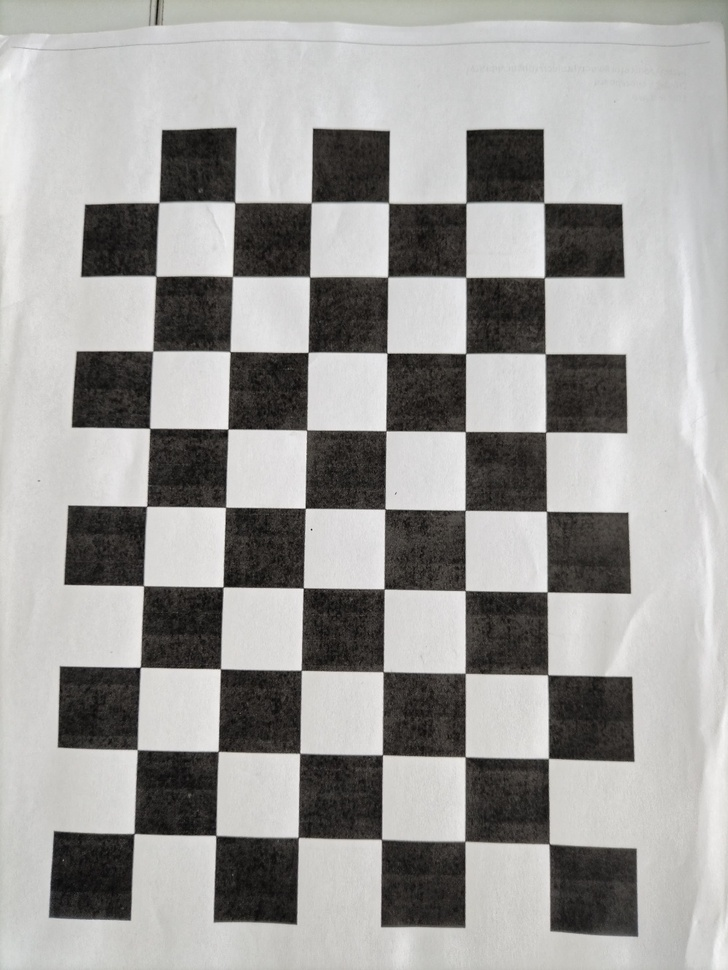
#> input picture taller-calibracion-camaras/chessboard/00.jpg, 728 x 970 px, shrunk from 1000 x 1333 before the run; its folder holds only this picture in this run
$ jupyter execute taller-calibracion-camaras.ipynb
#> lines starting #> are read from the running program, lines starting #| are printed output that depends on the picture; long printed decimals are rounded
# 📘 Taller de Calibración de Cámaras con Tablero de Ajedrez

## 1. Introducción
La calibración de cámaras es un proceso fundamental en **visión por computador** para estimar los parámetros intrínsecos (focal, centro óptico, distorsión) y extrínsecos (posición y orientación en el espacio) de una cámara.
Un método clásico y robusto consiste en usar un **patrón de tablero de ajedrez (checkerboard)** impreso y fotografiado desde múltiples ángulos.

---

## 2. Objetivos del Taller
- Comprender qué es la calibración y por qué es necesaria.
- Aprender a capturar imágenes de un tablero de ajedrez para calibración.
- Implementar un pipeline de calibración con **OpenCV**.
- Analizar y validar los parámetros obtenidos.

---

## 3. Conceptos Básicos
- **Parámetros intrínsecos**:
  - Longitud focal ($f_x, f_y$).
  - Centro óptico ($c_x, c_y$).
  - Distorsión radial y tangencial.

- **Parámetros extrínsecos**:
  - Rotación y traslación de la cámara respecto al tablero.

- **Proyección pinhole**:
  $$
  s \begin{bmatrix} u \\ v \\ 1 \end{bmatrix} =
  K [R|t] \begin{bmatrix} X \\ Y \\ Z \\ 1 \end{bmatrix}
  $$

---

## 4. Materiales Necesarios
- Cámara (webcam, celular, cámara industrial).
- Tablero de ajedrez impreso (ej: 9x6 esquinas internas).
- Software:
  - [OpenCV](https://docs.opencv.org/master/dc/dbb/tutorial_py_calibration.html)
  - [NumPy](https://numpy.org/)
  - [Matplotlib](https://matplotlib.org/)

---

## 5. Procedimiento Paso a Paso

### 5.1. Captura de Imágenes
1. Imprime un tablero de ajedrez (ej: 9x6).
2. Captura al menos **15–20 imágenes** desde distintos ángulos y posiciones.
3. Evita reflejos y asegúrate de que el patrón esté bien enfocado.

### 5.2. Detección de Esquinas
- OpenCV ofrece `cv2.findChessboardCorners()` para localizar las esquinas internas del tablero.

### 5.3. Calibración
- Usar `cv2.calibrateCamera()` con las esquinas detectadas.

### 5.4. Validación
- Calcular error de reproyección.
- Aplicar `cv2.undistort()` para comprobar la corrección de distorsión.

## 7. Documentación y Recursos
- OpenCV Camera Calibration Tutorial: [https://docs.opencv.org/4.x/dc/dbb/tutorial_py_calibration.html](https://docs.opencv.org/4.x/dc/dbb/tutorial_py_calibration.html)
- Zhang, Z. (2000). *A flexible new technique for camera calibration*. IEEE Transactions on Pattern Analysis and Machine Intelligence.
- Wikipedia: [Camera Reprojection Error](https://en.wikipedia.org/wiki/Reprojection_error)
- Librerías útiles:
  - `opencv-python`
  - `numpy`
  - `matplotlib`

---

## 8. Actividad Final
1. Calibra tu cámara con las imágenes que tomes.
2. Calcula el error medio de reproyección.
3. Aplica la corrección a un video en tiempo real con `cv2.VideoCapture`.
4. Discute en clase las diferencias entre la imagen original y la corregida.

# Desarrollo
## Entorno virual
```sh
python -m venv venv
```

Linux/Unix:
```sh
source venv/bin/activate
```

Windows:
```powershell
.\venv\Scripts\activate
```

## Requiriements
Linux/Unix:
```sh
sudo apt update
sudo apt install -y libgl1
pip install -r requirements.txt
```

## Code

[cell 1]
import cv2
import numpy as np
import glob

# Definir dimensiones del tablero (esquinas internas)
chessboard_size = (9, 6)

# Criterio de terminación de subpixeles
criteria = (cv2.TERM_CRITERIA_EPS + cv2.TERM_CRITERIA_MAX_ITER, 30, 0.001)

# Preparar puntos 3D (0,0,0 ... 8,5,0)
objp = np.zeros((np.prod(chessboard_size), 3), np.float32)
objp[:, :2] = np.mgrid[0:chessboard_size[0], 0:chessboard_size[1]].T.reshape(-1, 2)

objpoints = [] # Puntos 3D
imgpoints = [] # Puntos 2D

# Cargar imágenes del tablero
images = glob.glob('chessboard/*.jpg')

for fname in images:
    img = cv2.imread(fname)
#> img is the input picture: shape (970, 728, 3); mean B, G, R 154.8, 156.9, 157.9
    gray = cv2.cvtColor(img, cv2.COLOR_BGR2GRAY)

    ret, corners = cv2.findChessboardCorners(gray, chessboard_size, None)
#> ret = True; corners = 54 rows, first 8: [134, 833.5], [137.1, 749.6], [140.2, 667.3], [143.4, 585.7], [146.5, 506.4], [149.7, 428.3], [152.8, 351.1], [155.7, 276.1]
    if ret:
        objpoints.append(objp)
        corners2 = cv2.cornerSubPix(gray, corners, (11, 11), (-1, -1), criteria)
#> corners2 = 54 rows, first 8: [134, 833.5], [137.3, 749.6], [140.2, 667.2], [143.5, 585.7], [146.6, 506.3], [149.6, 428.3], [152.7, 351.2], [155.8, 276.2]
        imgpoints.append(corners2)

# Calibración
ret, mtx, dist, rvecs, tvecs = cv2.calibrateCamera(objpoints, imgpoints, gray.shape[::-1], None, None)
#> ret = 0.251; mtx = [[835.7, 0, 349.7], [0, 834, 506.9], [0, 0, 1]]; dist = [[0.134, -1.25, -0.000991, 0.00137, 3.23]]; rvecs = ([-0.101, -0.0571, -1.56],); tvecs = ([-2.62, 3.97, 10.15],)

print("Matriz de la cámara:\n", mtx)
#| Matriz de la cámara:
#|  [[835.662   0.         349.709]
#|  [  0.         834.024 506.897]
#|  [  0.           0.           1.        ]]
print("Coeficientes de distorsión:\n", dist)
#| Coeficientes de distorsión:
#|  [[ 1.33591720e-01 -1.25155064e+00 -9.90809545e-04  1.36936136e-03
#|    3.22834644e+00]]

# Corrección de una imagen de prueba
img = cv2.imread(images[0])
h, w = img.shape[:2]
newcameramtx, roi = cv2.getOptimalNewCameraMatrix(mtx, dist, (w,h), 1, (w,h))
#> newcameramtx = [[837.7, 0, 350.5], [0, 853.2, 502.3], [0, 0, 1]]; roi = (42, 63, 629, 869)

dst = cv2.undistort(img, mtx, dist, None, newcameramtx)
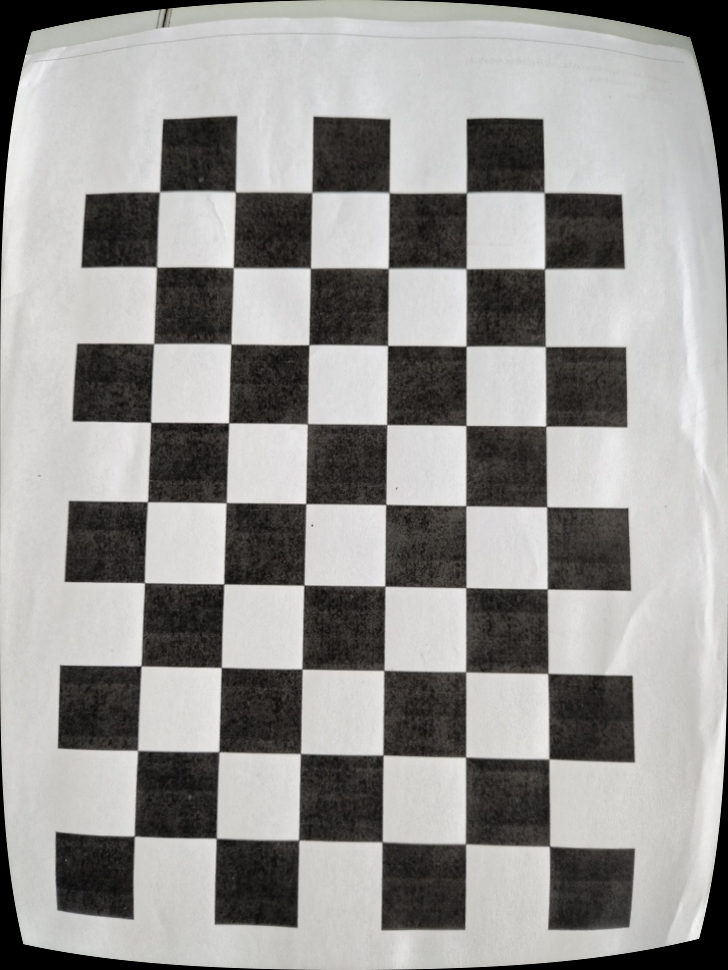
#> dst: shape (970, 728, 3); mean B, G, R 147, 149, 150.1
cv2.imwrite('calibrated_result.jpg', dst)
#> Out = True


$ run again, on taller-calibracion-camaras/chessboard/04.jpg
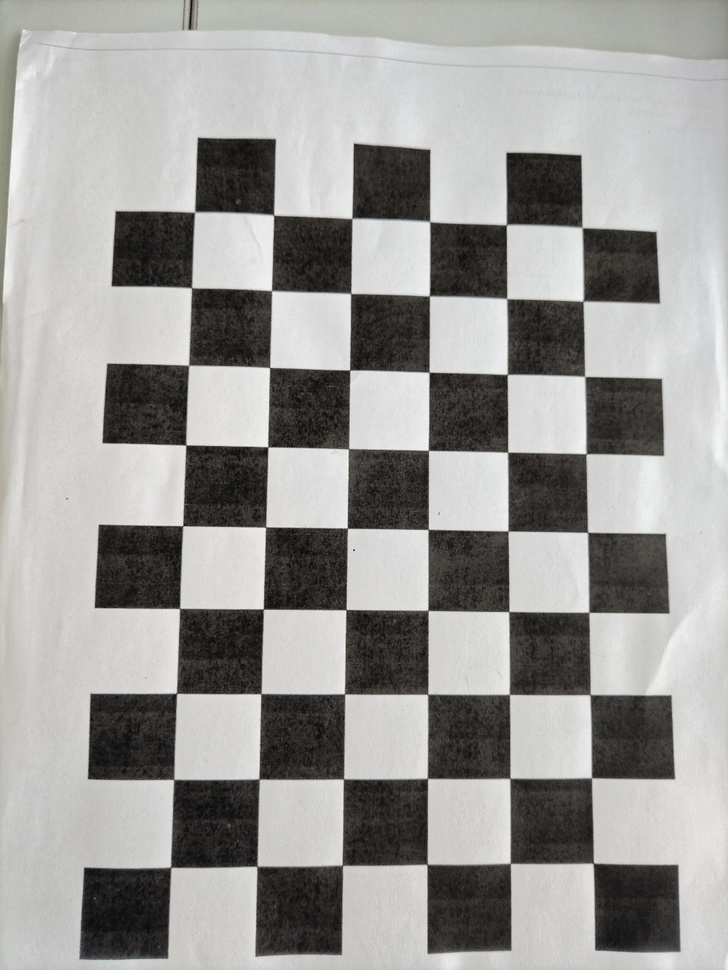
#> input picture taller-calibracion-camaras/chessboard/04.jpg, 728 x 970 px, shrunk from 1000 x 1333 before the run
#> img is the input picture: shape (970, 728, 3); mean B, G, R 152.5, 154.9, 155.6
#> `ret, corners = cv2.findChessboardCorners(gray, chessboard_size, None)`: ret = True; corners = 54 rows, first 8: [170.6, 867.1], [173.6, 779.5], [176.4, 693.3], [179.5, 608.4], [182.7, 525.8], [185.8, 445.1], [188.6, 365.3], [191.6, 287.9]
#> corners2 = 54 rows, first 8: [170.7, 867.3], [173.7, 779.4], [176.4, 693.2], [179.6, 608.4], [182.7, 525.7], [185.7, 445], [188.6, 365.2], [191.6, 287.8]
#> `ret, mtx, dist, rvecs, tvecs = cv2.calibrateCamera(objpoints, imgpoint..`: ret = 0.256; mtx = [[681.2, 0, 358.6], [0, 676, 494.3], [0, 0, 1]]; dist = [[0.0769, -0.42, -0.00127, 0.00188, 0.602]]; rvecs = ([-0.0288, -0.117, -1.55],); tvecs = ([-2.19, 4.37, 7.9],)
#| Matriz de la cámara:
#|  [[681.249   0.         358.558]
#|  [  0.         675.981 494.316]
#|  [  0.           0.           1.        ]]
#| Coeficientes de distorsión:
#|  [[ 0.07691 -0.4199  -0.001271   0.001881  0.6015]]
#> newcameramtx = [[681.9, 0, 359.7], [0, 682.3, 492.2], [0, 0, 1]]; roi = (22, 27, 681, 918)
#> `dst = cv2.undistort(img, mtx, dist, None, newcameramtx)`:
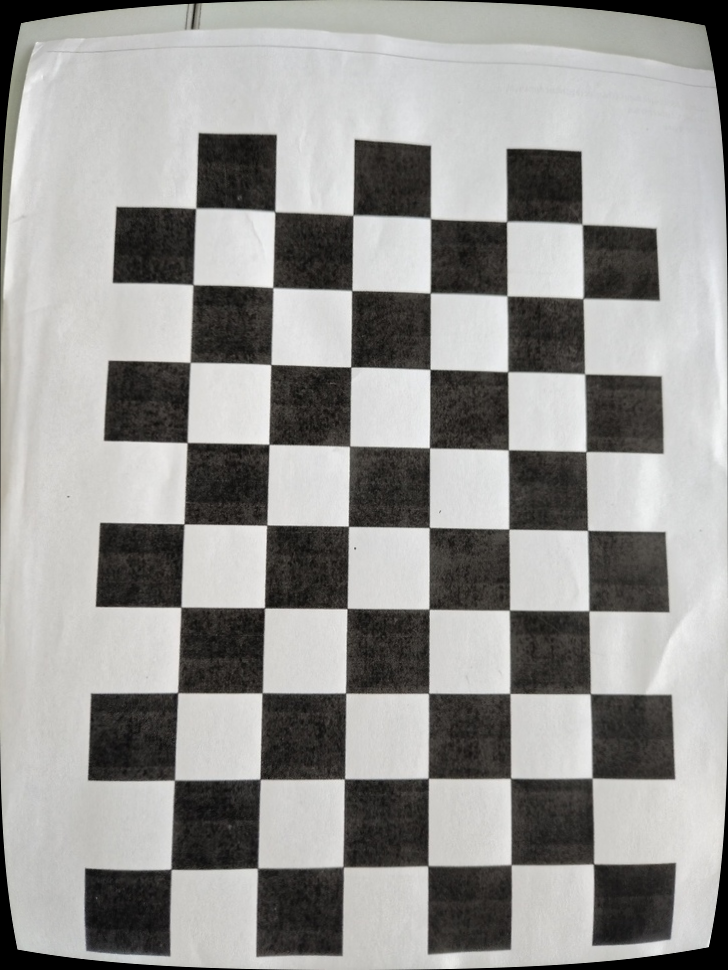
#> dst: shape (970, 728, 3); mean B, G, R 148.3, 150.6, 151.3
#> Out = True

$ run again, on taller-calibracion-camaras/chessboard/05.jpg
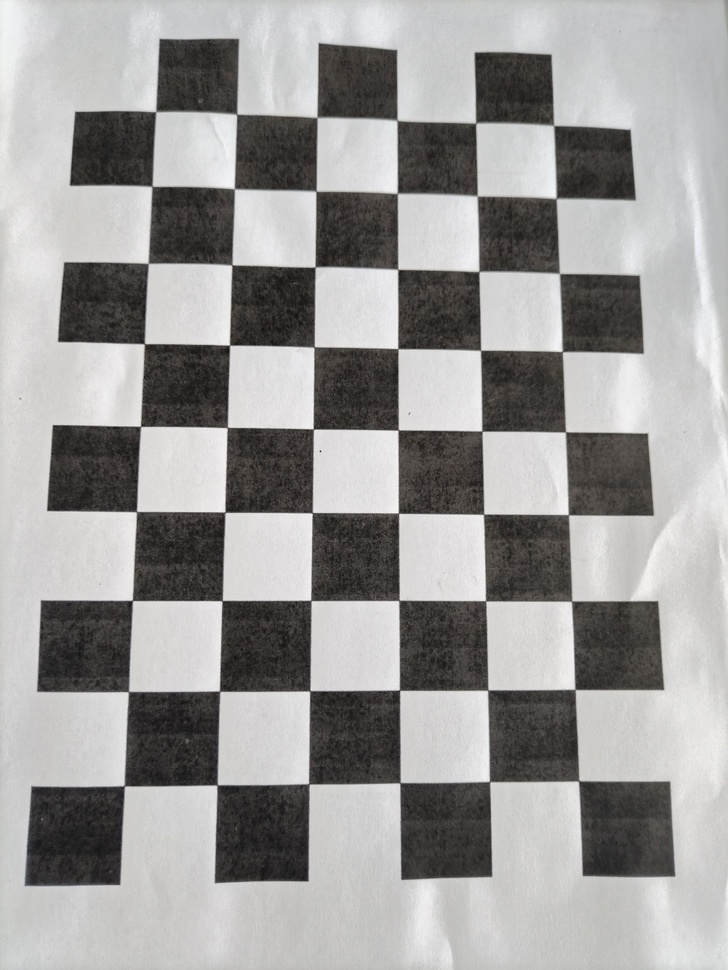
#> input picture taller-calibracion-camaras/chessboard/05.jpg, 728 x 970 px, shrunk from 1000 x 1333 before the run
#> img is the input picture: shape (970, 728, 3); mean B, G, R 154, 155.3, 156.5
#> `ret, corners = cv2.findChessboardCorners(gray, chessboard_size, None)`: ret = True; corners = 54 rows, first 8: [131, 779], [127.5, 692.6], [131.2, 599.9], [137.1, 510.5], [140.6, 425.8], [143.8, 344.1], [147.4, 262.3], [150.8, 187.5]
#> corners2 = 54 rows, first 8: [124.3, 785.8], [128.5, 691.6], [132.3, 600.4], [136.5, 511.6], [140.5, 426.4], [144.3, 343.7], [148.2, 263.3], [152, 186.4]
#> `ret, mtx, dist, rvecs, tvecs = cv2.calibrateCamera(objpoints, imgpoint..`: ret = 0.274; mtx = [[603.5, 0, 343.7], [0, 595.5, 461.4], [0, 0, 1]]; dist = [[0.0662, -0.315, -0.000247, 0.00153, 0.4]]; rvecs = ([-0.0568, -0.127, -1.56],); tvecs = ([-2.38, 3.56, 6.54],)
#| Matriz de la cámara:
#|  [[603.460   0.         343.725]
#|  [  0.         595.458 461.430]
#|  [  0.           0.           1.        ]]
#| Coeficientes de distorsión:
#|  [[ 6.61886384e-02 -3.15321548e-01 -2.47134926e-04  1.52661637e-03
#|    4.00192670e-01]]
#> newcameramtx = [[604.5, 0, 344.8], [0, 607.1, 464.9], [0, 0, 1]]; roi = (34, 34, 641, 877)
#> `dst = cv2.undistort(img, mtx, dist, None, newcameramtx)`:
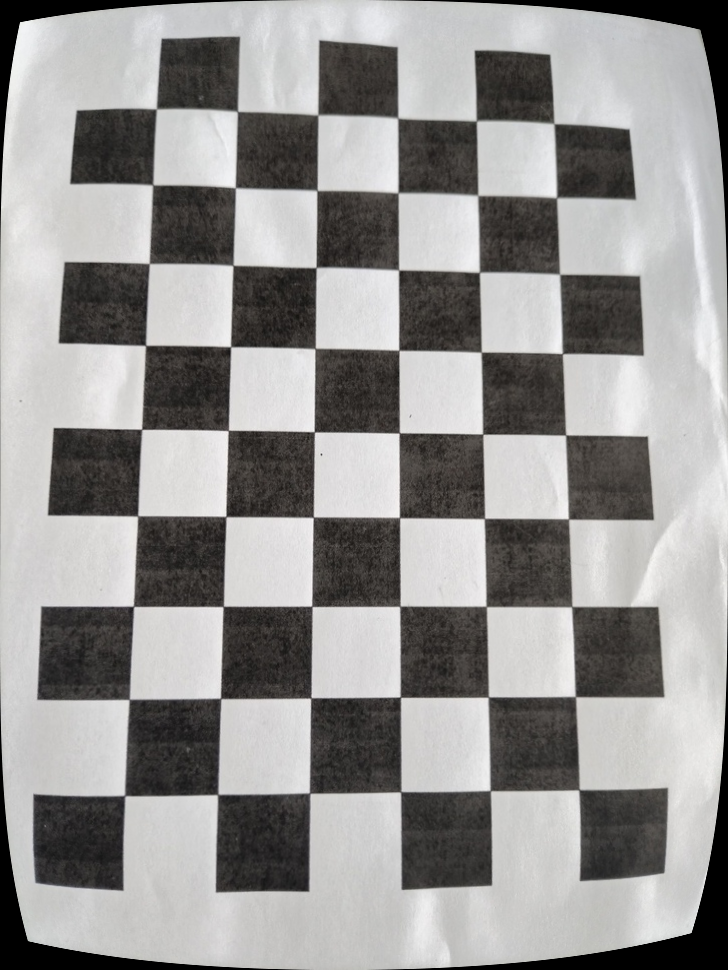
#> dst: shape (970, 728, 3); mean B, G, R 147, 148.2, 149.5
#> Out = True

$ run again, on taller-calibracion-camaras/chessboard/06.jpg
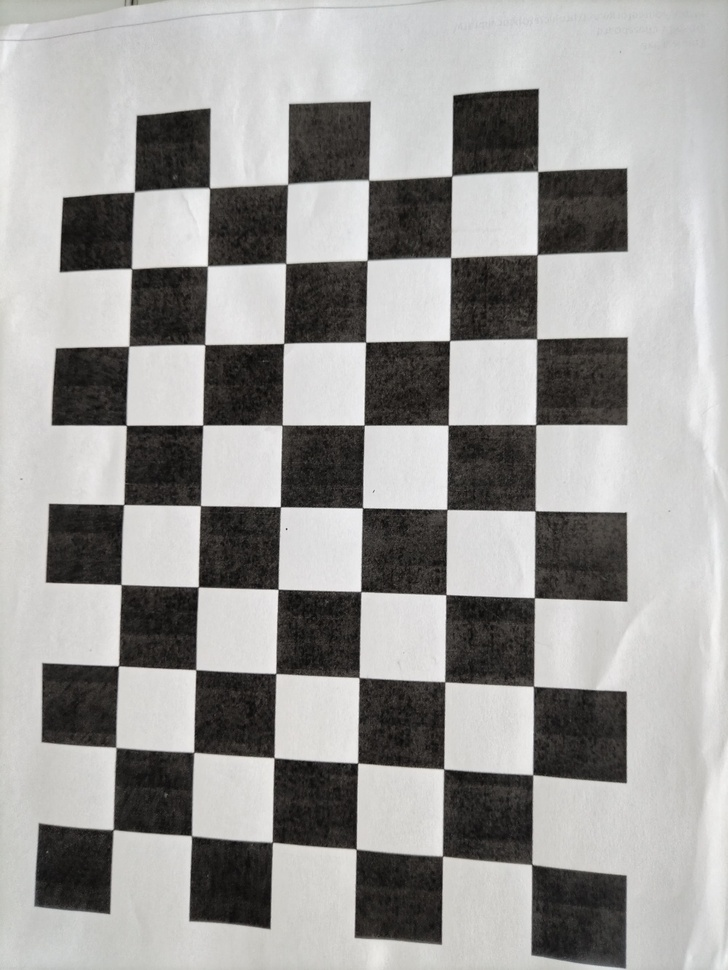
#> input picture taller-calibracion-camaras/chessboard/06.jpg, 728 x 970 px, shrunk from 1000 x 1333 before the run
#> img is the input picture: shape (970, 728, 3); mean B, G, R 153, 154.8, 155.8
#> `ret, corners = cv2.findChessboardCorners(gray, chessboard_size, None)`: ret = True; corners = 54 rows, first 8: [113, 829.6], [115.8, 747.4], [118.3, 665.8], [121, 584.5], [123.6, 504.5], [126.3, 425.3], [128.8, 346.2], [131.4, 268.6]
#> corners2 = 54 rows, first 8: [113.1, 829.6], [116, 747.4], [118.4, 665.7], [121, 584.5], [123.6, 504.5], [126.2, 425.3], [128.8, 346.2], [131.5, 268.7]
#> `ret, mtx, dist, rvecs, tvecs = cv2.calibrateCamera(objpoints, imgpoint..`: ret = 0.276; mtx = [[689.9, 0, 357.5], [0, 686.4, 500.8], [0, 0, 1]]; dist = [[0.104, -0.637, 0.00122, 0.000294, 1.07]]; rvecs = ([-0.137, 0.0766, -1.55],); tvecs = ([-2.99, 4.04, 8.49],)
#| Matriz de la cámara:
#|  [[689.901      0.         357.540]
#|  [  0.         686.417  500.809  ]
#|  [  0.           0.           1.        ]]
#| Coeficientes de distorsión:
#|  [[ 1.03530850e-01 -6.36637906e-01  1.21779850e-03  2.94096993e-04
#|    1.06991004e+00]]
#> newcameramtx = [[691.5, 0, 357.8], [0, 701.3, 498.9], [0, 0, 1]]; roi = (43, 56, 635, 876)
#> `dst = cv2.undistort(img, mtx, dist, None, newcameramtx)`:
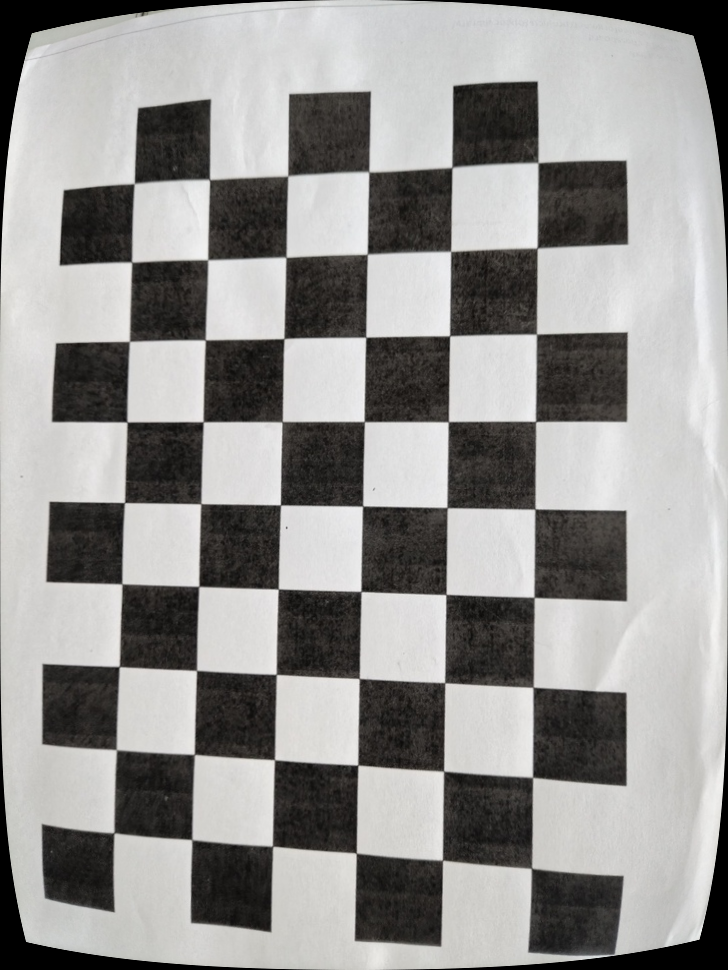
#> dst: shape (970, 728, 3); mean B, G, R 145.3, 147.1, 148.1
#> Out = True
